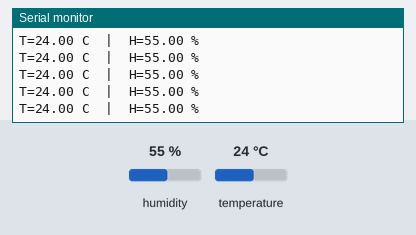
Simulated run of this sketch. Board: Arduino Uno, built with avr-gcc and run on an emulated ATmega328P. Parts: the last lines printed to the serial monitor. The test bench sets the inputs (shaded band); at power-on: humidity 55 %, temperature 24 °C.

Above: at 2.8 s.
2.9 s: humidity set to 22 %
At 4.4 s:
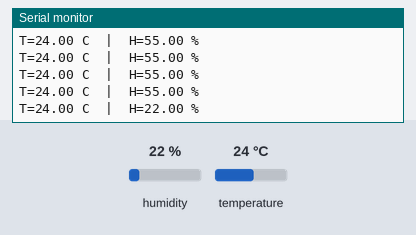
5.6 s: temperature set to 12 °C
At 5.6 s:
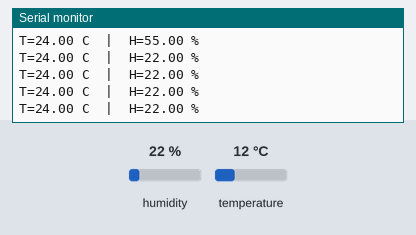
8.3 s: humidity set to 40 %
At 9.0 s:
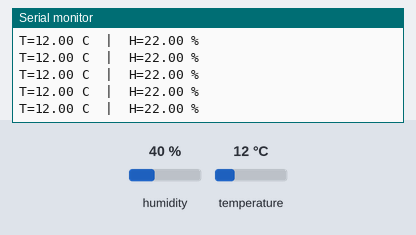
Timing chart, 0 to 11.3 s (numbered marks = the images above; inputs shaded):
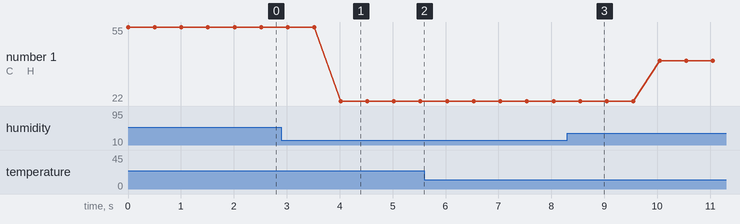

Measured:
- after the input at 2.9 s, the serial monitor: prints a new line after 1.1 s (image 1)
- plotted number 1: 55 → 22 after the input at 2.9 s, 22 → 40 after the input at 8.3 s

The sketch:

lab5.ino
```cpp
// lee temperatura y humedad del sensor DHT22 y los muestra en el monitor serial cada 500 ms
#include <DHT.h>
#include <DHT_U.h>

#define PIN_SENSOR 2
#define TIPO_SENSOR DHT22

DHT sensor(PIN_SENSOR, TIPO_SENSOR);

// Función que imprime los datos
void mostrarDatos(float temperatura, float humedad)
{
    Serial.print("T=");
    Serial.print(temperatura);
    Serial.print(" C  |  H=");
    Serial.print(humedad);
    Serial.println(" %");
}

// Función que lee el sensor
bool leerSensor(float &temp, float &hum)
{
    temp = sensor.readTemperature();
    hum = sensor.readHumidity();

    if (isnan(temp) || isnan(hum))
    {
        return false;
    }
    return true;
}

void setup()
{
    Serial.begin(9600);
    sensor.begin();
}

void loop()
{

    float temperatura;
    float humedad;

    if (leerSensor(temperatura, humedad))
    {
        mostrarDatos(temperatura, humedad);
    }
    else
    {
        Serial.println("Error leyendo el sensor");
    }

    delay(500);
}
```
